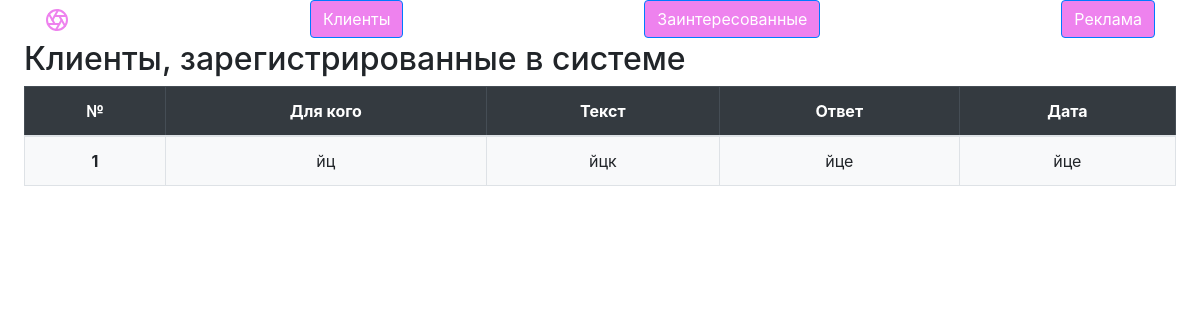
Page /all_advertising on the committed database.
### main/models.py (models this page shows)
class advertising(models.Model):
    for_person = models.CharField(max_length=200)
    text = models.CharField(max_length=1000)
    response = models.CharField(max_length=1000, default='')
    date = models.CharField(max_length=1000, default='')

### main/views.py (the view)
# urls.py: path('all_advertising',views.all_advertising),
def all_advertising(request):
    context = {'data': advertising.objects.all()}
    return render(request, 'main/all_advertising.html', context=context)

### main/templates/main/all_advertising.html (shortened to what this page needs)
<!doctype html>
<html lang="en">
<head>
    <link rel="stylesheet" href="https://stackpath.bootstrapcdn.com/bootstrap/4.5.2/css/bootstrap.min.css">
</head>
<body>
{% include "./helpers/header.html" %}
<main class="ms-sm-auto px-md-4">
    <h2>Клиенты, зарегистрированные в системе</h2>
    <div class="table-responsive">
        <div class="text-center bg-light">
            <table class="table table-bordered">
                <thead class="table-dark table-bordered">
                <tr>
                    <th scope="col">№</th>
                    <th scope="col">Для кого</th>
                    <th scope="col">Текст</th>
                    <th scope="col">Ответ</th>
                    <th scope="col">Дата</th>
                </tr>
                </thead>
                <tbody>
                {%for item in data%}
                <tr>
                    <th>{{forloop.counter}}</th>
                    <td>{{item.for_person}}</td>
                    <td>{{item.text}}</td>
                    <td>{{item.response}}</td>
                    <td>{{item.date}}</td>
                </tr>
                {%endfor%}
                </tbody>
            </table>
        </div>
    </div>
</main>
</body>
</html>

### rows in the picture
advertising: for_person "йц", text "йцк", response "йце", date "йце"
